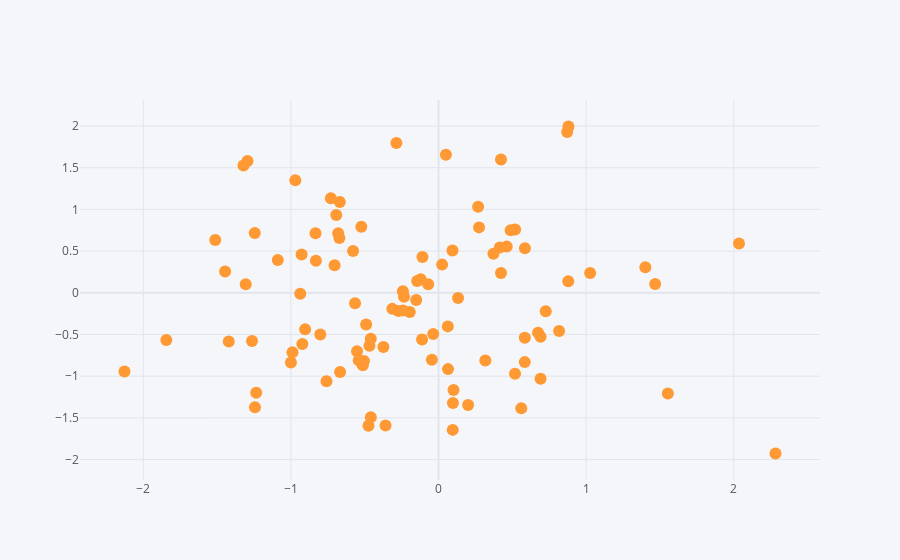

Write notebook code for a chart like this one.
### Code cell
df.iplot(kind='scatter',x='A',y='B', mode='markers')
